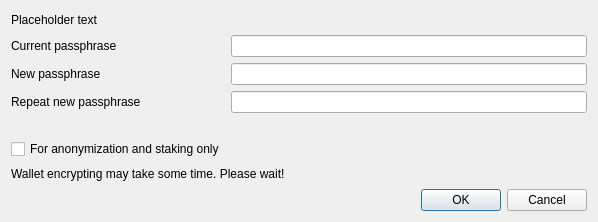
<?xml version="1.0" encoding="UTF-8"?>
<ui version="4.0">
 <class>AskPassphraseDialog</class>
 <widget class="QDialog" name="AskPassphraseDialog">
  <property name="geometry">
   <rect>
    <x>0</x>
    <y>0</y>
    <width>598</width>
    <height>222</height>
   </rect>
  </property>
  <property name="sizePolicy">
   <sizepolicy hsizetype="Preferred" vsizetype="Minimum">
    <horstretch>0</horstretch>
    <verstretch>0</verstretch>
   </sizepolicy>
  </property>
  <property name="minimumSize">
   <size>
    <width>550</width>
    <height>0</height>
   </size>
  </property>
  <property name="windowTitle">
   <string>Passphrase Dialog</string>
  </property>
  <layout class="QVBoxLayout" name="verticalLayout">
   <property name="sizeConstraint">
    <enum>QLayout::SetMinimumSize</enum>
   </property>
   <item>
    <widget class="QLabel" name="warningLabel">
     <property name="text">
      <string notr="true">Placeholder text</string>
     </property>
     <property name="textFormat">
      <enum>Qt::RichText</enum>
     </property>
     <property name="wordWrap">
      <bool>true</bool>
     </property>
    </widget>
   </item>
   <item>
    <layout class="QFormLayout" name="formLayout">
     <property name="sizeConstraint">
      <enum>QLayout::SetMinimumSize</enum>
     </property>
     <property name="fieldGrowthPolicy">
      <enum>QFormLayout::AllNonFixedFieldsGrow</enum>
     </property>
     <item row="0" column="0">
      <widget class="QLabel" name="passLabel1">
       <property name="text">
        <string>Current passphrase</string>
       </property>
      </widget>
     </item>
     <item row="0" column="1">
      <widget class="QLineEdit" name="passEdit1">
       <property name="echoMode">
        <enum>QLineEdit::Password</enum>
       </property>
      </widget>
     </item>
     <item row="1" column="0">
      <widget class="QLabel" name="passLabel2">
       <property name="text">
        <string>New passphrase</string>
       </property>
      </widget>
     </item>
     <item row="1" column="1">
      <widget class="QLineEdit" name="passEdit2">
       <property name="echoMode">
        <enum>QLineEdit::Password</enum>
       </property>
      </widget>
     </item>
     <item row="2" column="0">
      <widget class="QLabel" name="passLabel3">
       <property name="text">
        <string>Repeat new passphrase</string>
       </property>
      </widget>
     </item>
     <item row="2" column="1">
      <widget class="QLineEdit" name="passEdit3">
       <property name="echoMode">
        <enum>QLineEdit::Password</enum>
       </property>
      </widget>
     </item>
     <item row="3" column="1">
      <widget class="QLabel" name="capsLabel">
       <property name="font">
        <font>
         <weight>75</weight>
         <bold>true</bold>
        </font>
       </property>
       <property name="text">
        <string/>
       </property>
       <property name="alignment">
        <set>Qt::AlignCenter</set>
       </property>
      </widget>
     </item>
     <item row="4" column="0">
      <widget class="QCheckBox" name="anonymizationCheckBox">
       <property name="enabled">
        <bool>true</bool>
       </property>
       <property name="visible">
        <bool>false</bool>
       </property>
       <property name="toolTip">
        <string>Serves to disable the trivial sendmoney when OS account compromised. Provides no real security.</string>
       </property>
       <property name="text">
        <string>For anonymization and staking only</string>
       </property>
      </widget>
     </item>
    </layout>
   </item>
    <item>
     <widget class="QLabel" name="preloaderLabel">
     <property name="text">
        <string>Wallet encrypting may take some time. Please wait!</string>
       </property>
     </widget>
    </item>
   <item>
    <widget class="QDialogButtonBox" name="buttonBox">
     <property name="orientation">
      <enum>Qt::Horizontal</enum>
     </property>
     <property name="standardButtons">
      <set>QDialogButtonBox::Cancel|QDialogButtonBox::Ok</set>
     </property>
    </widget>
   </item>
  </layout>
 </widget>
 <resources/>
 <connections>
  <connection>
   <sender>buttonBox</sender>
   <signal>accepted()</signal>
   <receiver>AskPassphraseDialog</receiver>
   <slot>accept()</slot>
   <hints>
    <hint type="sourcelabel">
     <x>20</x>
     <y>20</y>
    </hint>
    <hint type="destinationlabel">
     <x>20</x>
     <y>20</y>
    </hint>
   </hints>
  </connection>
  <connection>
   <sender>buttonBox</sender>
   <signal>rejected()</signal>
   <receiver>AskPassphraseDialog</receiver>
   <slot>reject()</slot>
   <hints>
    <hint type="sourcelabel">
     <x>20</x>
     <y>20</y>
    </hint>
    <hint type="destinationlabel">
     <x>20</x>
     <y>20</y>
    </hint>
   </hints>
  </connection>
 </connections>
</ui>
